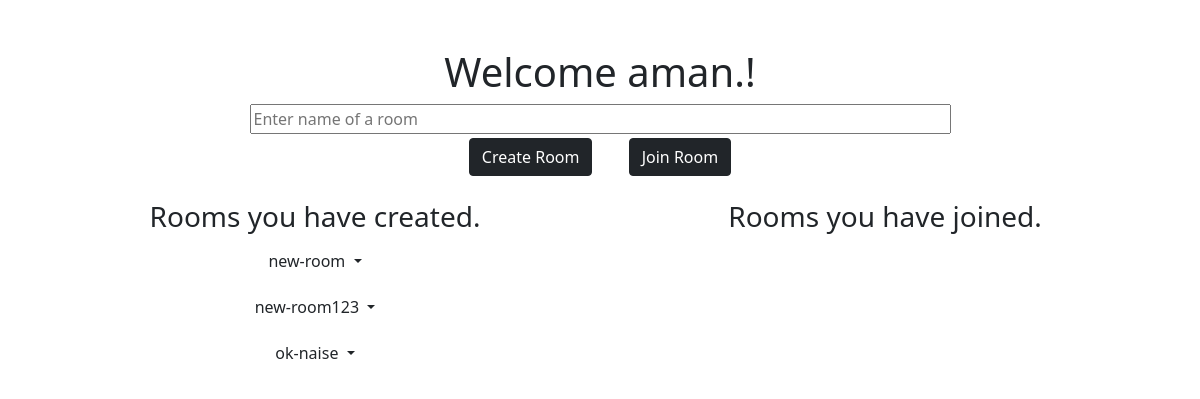
Before: / (signed in) with the older database file.
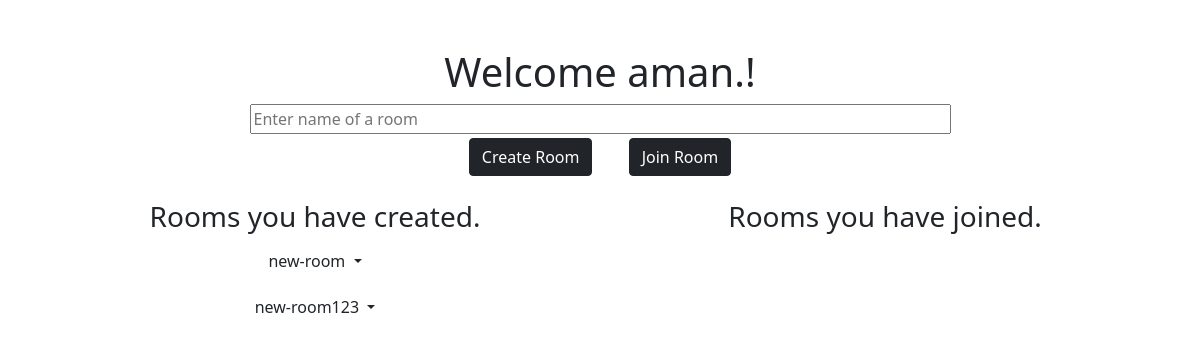
After: the same page with the newer database file.
### main/models.py (models this page shows, shortened)
class Room(models.Model):
    room = models.SlugField(max_length=50, unique=True)
    user_admin = models.ForeignKey(User,on_delete=models.CASCADE)
    approved_users = models.ManyToManyField(User, related_name='approved_users', blank=True)
    pending_requests = models.ManyToManyField(User, related_name='pending_requests', blank=True)
    is_private = models.BooleanField(default=False)
    is_public = models.BooleanField(default=True)
    def __str__(self):
        return self.room

### main/views.py (the view)
# urls.py: path('', views.index, name='homepage'),
@login_required(login_url='login')
def index(request):
    rooms_created = Room.objects.filter(user_admin = request.user)
    user = User.objects.get(username = request.user.username)
    all_rooms_joined = user.approved_users.all()
    rooms_joined = []
    for room in all_rooms_joined:
        if room not in rooms_created:
            rooms_joined.append(room)
    return render(request,
                template_name = 'index.html',
                context={'rooms_created': rooms_created,
                        'rooms_joined': rooms_joined})

### main/templates/index.html (shortened to what this page needs)
{% extends 'base.html' %}
{% block body %}
<div class="container mt-5">
    <h1 class="text-center">Welcome {{request.user}}.!</h1>
    <div class="row">
        <div class="col-12 text-center">
            <input id="room-name-input" type="text" size="70" placeholder="Enter name of a room">
        </div>
    </div>
    <div class="row">
        <div class="col-12 text-center">
            <button type="button" id="create-chat-room" class="btn btn-dark mt-1 mx-3" data-toggle="modal" data-target="#ModalCenter">
                Create Room
            </button>
            <button type="button" id="join-chat-room" class="btn btn-dark mt-1 mx-3" onclick="joinRoom()">
                Join Room
            </button>
        </div>
    </div>
    <div class="row mt-4">
        <div class="col-md-6 col-sm-12">
            <h3 class='text-center'> Rooms you have created.</h3>
            {% for room in rooms_created %}
            <div class='text-center'>
                <div class="dropdown my-2">
                    <button class="btn dropdown-toggle" type="" id="dropdownMenuButton" data-toggle="dropdown" aria-haspopup="true" aria-expanded="false">
                      {{room}}
                    </button>
                  </div>
            </div>
            {% endfor %}
        </div>
        <div class="col-md-6 col-sm-12">
            <h3 class='text-center'>Rooms you have joined.</h3>
        </div>
    </div>
</div>
{% endblock body %}

Changed rows visible on the page:
no longer on this page (row edited): Room: room "ok-naise"
